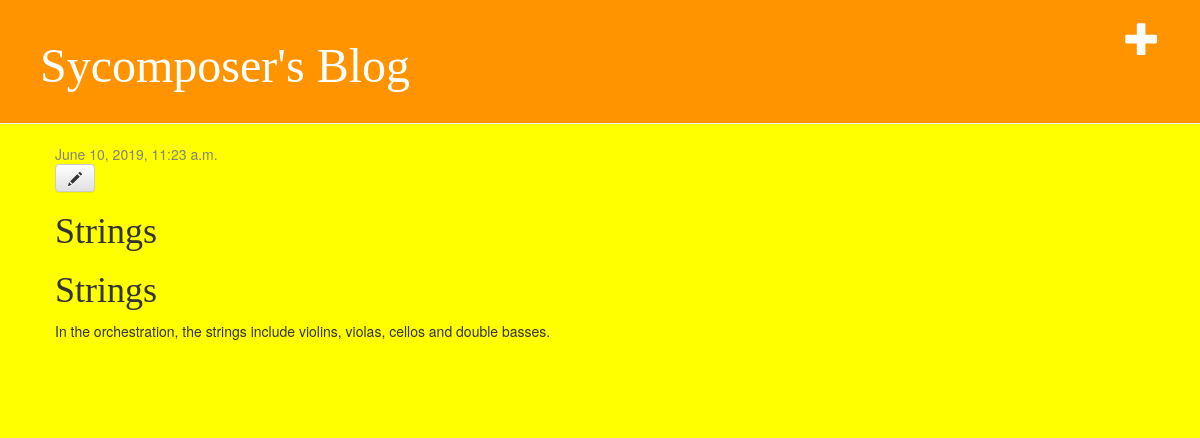
The app's page /blog/post/2/ with its own data.
### blog/models.py (models this page shows, shortened)
class Post(models.Model):
    author=models.ForeignKey('auth.User', on_delete=models.CASCADE)
    title=models.CharField(max_length=200)
    text = models.TextField()
    created_date=models.DateTimeField(default=timezone.now)
    published_date = models.DateTimeField(blank=True, null=True)

### blog/views.py (the view)
# urls.py: path('post/<int:pk>/', views.post_detail, name='post_detail'),
def post_detail(request,pk):
    post= get_object_or_404(Post,pk=pk)
    return render(request,"blog/post_detail.html",{'post':post})

### blog/templates/blog/post_detail.html
{% extends 'blog/base.html' %}
{% block content %}
    <div class="post">
        {% if post.published_date %}
            <div class="date">
                {{ post.published_date }}
            </div>
        {% endif %}
        <a class="btn btn-default" href="{% url 'post_edit' pk=post.pk %}"><span class="glyphicon glyphicon-pencil"></span></a>
        <h1>{{ post.title }}</h1>
        <h1>{{ post.title }}</h1>
        <p>{{ post.text|linebreaksbr }}</p>
    </div>
{% endblock %}

### blog/static/css/blog.css (style rules this page uses)
body { background-color: yellow; }
h1, h2, h3, h4 { font-family: Times New Roman, cursive; }
.date { color: #828282; }
.post { margin-bottom: 70px; }

### records on screen
Post: published_date "June 10, 2019, 11:23 a.m.", title "Strings", text "In the orchestration, the strings include violins, violas, cellos and double basses."
